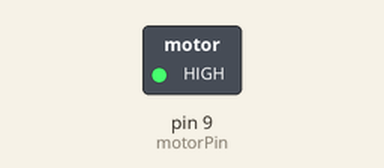
A sketch run on a simulated Arduino Uno, built with avr-gcc and run on an emulated ATmega328P. On the bench: switched loads named in the sketch (green lamp = pin HIGH).

Above: at 1.2 s.
At 6.5 s:
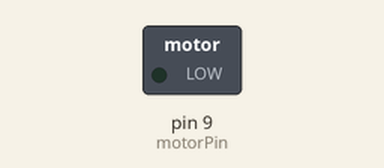
Timing chart, 0 to 8.1 s (numbered marks = the images above):
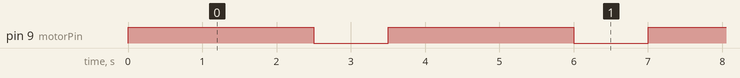

Measured:
- by itself, pin 9 (motorPin): alternates HIGH for 2.5 s and LOW for 1.0 s

The sketch:

motor.ino
```cpp
/*     -----------------------------------------------------------
 *     |  Arduino Experimentation Kit Example Code               |
 *     |  CIRC-03 .: Spin Motor Spin :. (Transistor and Motor)   |
 *     -----------------------------------------------------------
 *
 * The Arduinos pins are great for driving LEDs however if you hook
 * up something that requires more power you will quickly break them.
 * To control bigger items we need the help of a transistor.
 * Here we will use a transistor to control a small toy motor
 *
 * http://tinyurl.com/d4wht7
 *
 */

int motorPin = 9;  // define the pin the motor is connected to
                   // (if you use pin 9,10,11 or 3you can also control speed)

/*
 * setup() - this function runs once when you turn your Arduino on
 * We set the motors pin to be an output (turning the pin high (+5v) or low (ground) (-))
 * rather than an input (checking whether a pin is high or low)
 */
void setup()
{
 pinMode(motorPin, OUTPUT);
}


/*
 * loop() - this function will start after setup finishes and then repeat
 * we call a function called motorOnThenOff()
 */

void loop()                     // run over and over again
{
 motorOnThenOff();
 //motorOnThenOffWithSpeed();
 //motorAcceleration();
}

/*
 * motorOnThenOff() - turns motor on then off
 * (notice this code is identical to the code we used for
 * the blinking LED)
 */
void motorOnThenOff(){
  int onTime = 2500;  //the number of milliseconds for the motor to turn on for
  int offTime = 1000; //the number of milliseconds for the motor to turn off for

  digitalWrite(motorPin, HIGH); // turns the motor On
 delay(onTime);                // waits for onTime milliseconds
  digitalWrite(motorPin, LOW);  // turns the motor Off
  delay(offTime);               // waits for offTime milliseconds
}

/*
 * motorOnThenOffWithSpeed() - turns motor on then off but uses speed values as well
 * (notice this code is identical to the code we used for
 * the blinking LED)
 */
void motorOnThenOffWithSpeed(){

  int onSpeed = 200;  // a number between 0 (stopped) and 255 (full speed)
  int onTime = 2500;  //the number of milliseconds for the motor to turn on for

  int offSpeed = 50;  // a number between 0 (stopped) and 255 (full speed)
  int offTime = 1000; //the number of milliseconds for the motor to turn off for

  analogWrite(motorPin, onSpeed);   // turns the motor On
  delay(onTime);                    // waits for onTime milliseconds
  analogWrite(motorPin, offSpeed);  // turns the motor Off
  delay(offTime);                   // waits for offTime milliseconds
}

/*
 * motorAcceleration() - accelerates the motor to full speed then
 * back down to zero
*/
void motorAcceleration(){
  int delayTime = 0; //milliseconds between each speed step

  //Accelerates the motor
  for(int i = 0; i < 256; i++){ //goes through each speed from 0 to 255
    analogWrite(motorPin, i);   //sets the new speed
    delay(delayTime);           // waits for delayTime milliseconds
  }

  //Decelerates the motor
  for(int i = 255; i >= 0; i--){ //goes through each speed from 255 to 0
    analogWrite(motorPin, i);   //sets the new speed
    delay(delayTime);           // waits for delayTime milliseconds
  }
}
```
